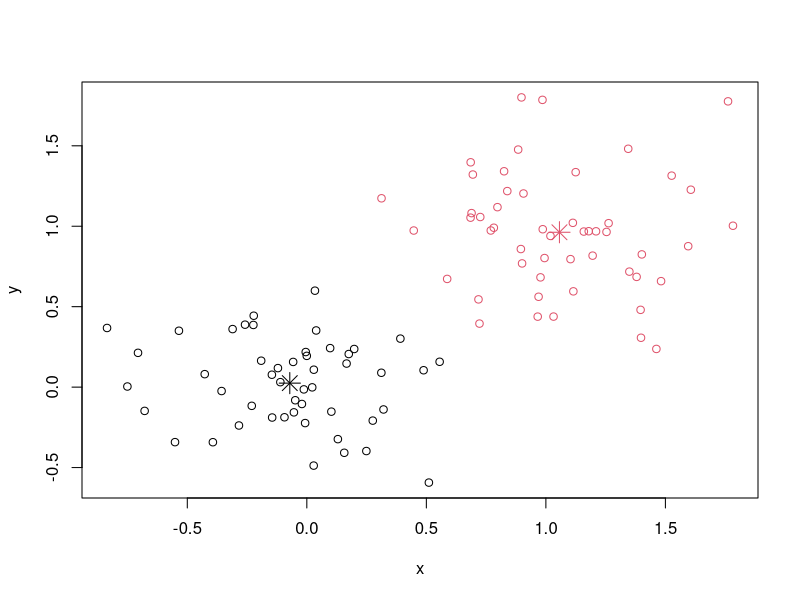
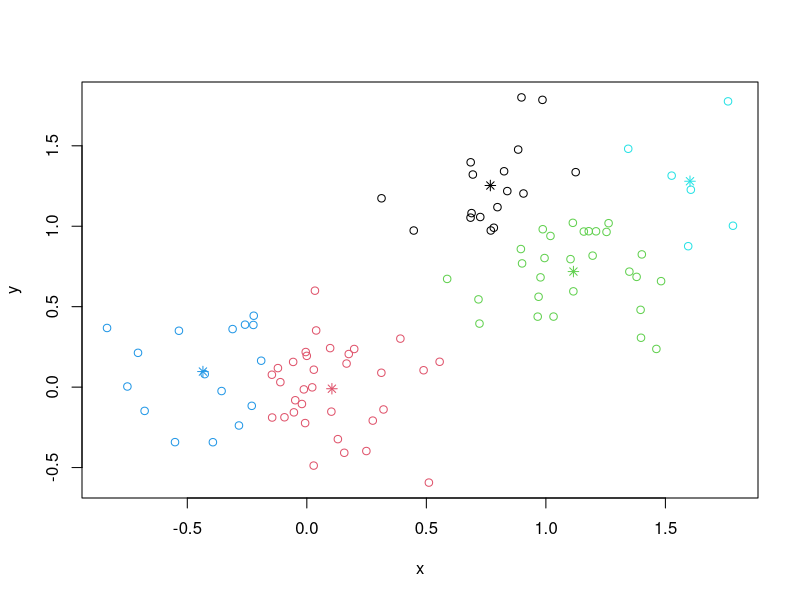

Source code (R) for these figures, in order:
# NOT RUN {
require(graphics)

# a 2-dimensional example
x <- rbind(matrix(rnorm(100, sd = 0.3), ncol = 2),
           matrix(rnorm(100, mean = 1, sd = 0.3), ncol = 2))
colnames(x) <- c("x", "y")
(cl <- kmeans(x, 2))
plot(x, col = cl$cluster)
points(cl$centers, col = 1:2, pch = 8, cex = 2)

# sum of squares
ss <- function(x) sum(scale(x, scale = FALSE)^2)

## cluster centers "fitted" to each obs.:
fitted.x <- fitted(cl);  head(fitted.x)
resid.x <- x - fitted(cl)

## Equalities : ----------------------------------
cbind(cl[c("betweenss", "tot.withinss", "totss")], # the same two columns
      c(ss(fitted.x), ss(resid.x),    ss(x)))
stopifnot(all.equal(cl$ totss,        ss(x)),
          all.equal(cl$ tot.withinss, ss(resid.x)),
          ## these three are the same:
          all.equal(cl$ betweenss,    ss(fitted.x)),
          all.equal(cl$ betweenss, cl$totss - cl$tot.withinss),
          ## and hence also
          all.equal(ss(x), ss(fitted.x) + ss(resid.x))
)

kmeans(x,1)$withinss # trivial one-cluster, (its W.SS == ss(x))

## random starts do help here with too many clusters
## (and are often recommended anyway!):
(cl <- kmeans(x, 5, nstart = 25))
plot(x, col = cl$cluster)
points(cl$centers, col = 1:5, pch = 8)
# }